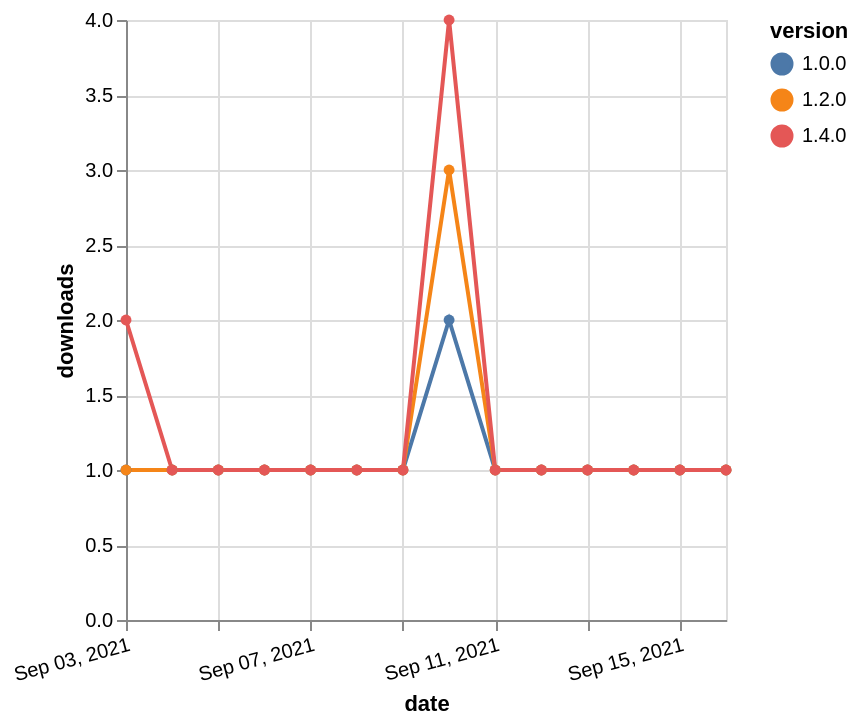

This figure's Vega-Lite source:
### Vega-Lite specification from a JSON file in a GitHub repository (floating-point values rounded to 4 significant figures)
{"$schema": "https://vega.github.io/schema/vega-lite/v5.json", "description": "A simple bar chart with embedded data.", "data": {"values": [{"date": "2021-09-03", "total": 164, "delta": 1, "version": "1.0.0"}, {"date": "2021-09-04", "total": 165, "delta": 1, "version": "1.0.0"}, {"date": "2021-09-05", "total": 166, "delta": 1, "version": "1.0.0"}, {"date": "2021-09-06", "total": 167, "delta": 1, "version": "1.0.0"}, {"date": "2021-09-07", "total": 168, "delta": 1, "version": "1.0.0"}, {"date": "2021-09-08", "total": 169, "delta": 1, "version": "1.0.0"}, {"date": "2021-09-09", "total": 170, "delta": 1, "version": "1.0.0"}, {"date": "2021-09-10", "total": 172, "delta": 2, "version": "1.0.0"}, {"date": "2021-09-11", "total": 173, "delta": 1, "version": "1.0.0"}, {"date": "2021-09-12", "total": 174, "delta": 1, "version": "1.0.0"}, {"date": "2021-09-13", "total": 175, "delta": 1, "version": "1.0.0"}, {"date": "2021-09-14", "total": 176, "delta": 1, "version": "1.0.0"}, {"date": "2021-09-15", "total": 177, "delta": 1, "version": "1.0.0"}, {"date": "2021-09-16", "total": 178, "delta": 1, "version": "1.0.0"}, {"date": "2021-09-03", "total": 186, "delta": 1, "version": "1.2.0"}, {"date": "2021-09-04", "total": 187, "delta": 1, "version": "1.2.0"}, {"date": "2021-09-05", "total": 188, "delta": 1, "version": "1.2.0"}, {"date": "2021-09-06", "total": 189, "delta": 1, "version": "1.2.0"}, {"date": "2021-09-07", "total": 190, "delta": 1, "version": "1.2.0"}, {"date": "2021-09-08", "total": 191, "delta": 1, "version": "1.2.0"}, {"date": "2021-09-09", "total": 192, "delta": 1, "version": "1.2.0"}, {"date": "2021-09-10", "total": 195, "delta": 3, "version": "1.2.0"}, {"date": "2021-09-11", "total": 196, "delta": 1, "version": "1.2.0"}, {"date": "2021-09-12", "total": 197, "delta": 1, "version": "1.2.0"}, {"date": "2021-09-13", "total": 198, "delta": 1, "version": "1.2.0"}, {"date": "2021-09-14", "total": 199, "delta": 1, "version": "1.2.0"}, {"date": "2021-09-15", "total": 200, "delta": 1, "version": "1.2.0"}, {"date": "2021-09-16", "total": 201, "delta": 1, "version": "1.2.0"}, {"date": "2021-09-03", "total": 122, "delta": 2, "version": "1.4.0"}, {"date": "2021-09-04", "total": 123, "delta": 1, "version": "1.4.0"}, {"date": "2021-09-05", "total": 124, "delta": 1, "version": "1.4.0"}, {"date": "2021-09-06", "total": 125, "delta": 1, "version": "1.4.0"}, {"date": "2021-09-07", "total": 126, "delta": 1, "version": "1.4.0"}, {"date": "2021-09-08", "total": 127, "delta": 1, "version": "1.4.0"}, {"date": "2021-09-09", "total": 128, "delta": 1, "version": "1.4.0"}, {"date": "2021-09-10", "total": 132, "delta": 4, "version": "1.4.0"}, {"date": "2021-09-11", "total": 133, "delta": 1, "version": "1.4.0"}, {"date": "2021-09-12", "total": 134, "delta": 1, "version": "1.4.0"}, {"date": "2021-09-13", "total": 135, "delta": 1, "version": "1.4.0"}, {"date": "2021-09-14", "total": 136, "delta": 1, "version": "1.4.0"}, {"date": "2021-09-15", "total": 137, "delta": 1, "version": "1.4.0"}, {"date": "2021-09-16", "total": 138, "delta": 1, "version": "1.4.0"}]}, "width": "container", "mark": {"type": "line", "point": {"filled": true}}, "encoding": {"x": {"field": "date", "type": "temporal", "timeUnit": "yearmonthdate", "title": "date", "axis": {"labelAngle": -15}}, "y": {"field": "delta", "type": "quantitative", "title": "downloads"}, "color": {"field": "version", "type": "nominal"}, "tooltip": {"field": "delta"}}}
